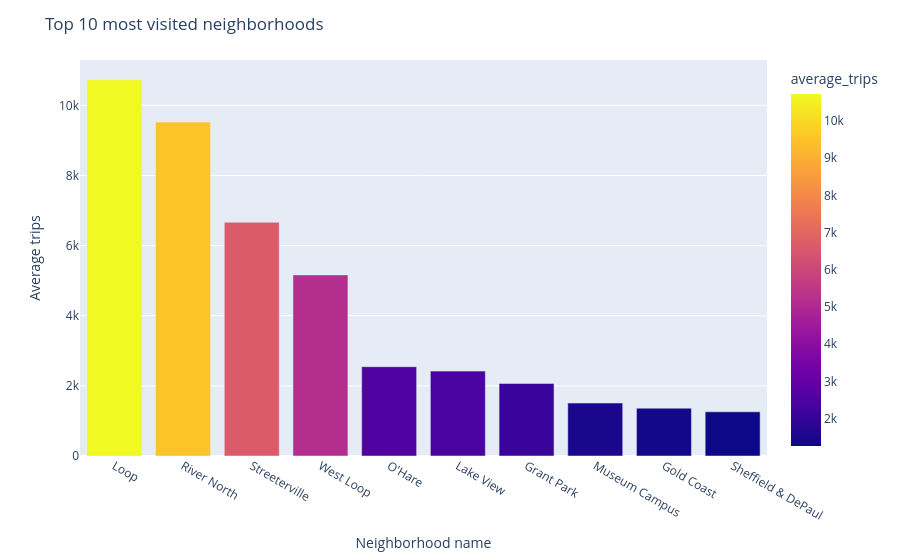

The notebook cell this image was saved under:
### Code cell
#Criando gráfico dos 10 bairros mais visitados

fig = px.bar(top10_neighborhood.head(10),
             x='dropoff_location_name',
             y='average_trips',
            color='average_trips')
fig.update_layout(title='Top 10 most visited neighborhoods')
fig.update_layout(xaxis_title='Neighborhood name', yaxis_title='Average trips')
fig.show()

### Figure 1 — Plotly figure (JSON) as saved in the notebook; plotly's stock layout.template omitted (floating-point values rounded to 4 significant figures)
{"data": [{"hovertemplate": "dropoff_location_name=%{x}<br>average_trips=%{marker.color}<extra></extra>", "legendgroup": "", "marker": {"color": [10730.0, 9524.0, 6665.0, 5164.0, 2547.0, 2421.0, 2069.0, 1510.0, 1364.0, 1260.0], "coloraxis": "coloraxis", "pattern": {"shape": ""}}, "name": "", "orientation": "v", "showlegend": false, "textposition": "auto", "type": "bar", "x": ["Loop", "River North", "Streeterville", "West Loop", "O'Hare", "Lake View", "Grant Park", "Museum Campus", "Gold Coast", "Sheffield & DePaul"], "xaxis": "x", "y": [10730.0, 9524.0, 6665.0, 5164.0, 2547.0, 2421.0, 2069.0, 1510.0, 1364.0, 1260.0], "yaxis": "y"}], "layout": {"barmode": "relative", "coloraxis": {"colorbar": {"title": {"text": "average_trips"}}, "colorscale": [[0, "#0d0887"], [0.1111, "#46039f"], [0.2222, "#7201a8"], [0.3333, "#9c179e"], [0.4444, "#bd3786"], [0.5556, "#d8576b"], [0.6667, "#ed7953"], [0.7778, "#fb9f3a"], [0.8889, "#fdca26"], [1, "#f0f921"]]}, "legend": {"tracegroupgap": 0}, "margin": {"t": 60}, "title": {"text": "Top 10 most visited neighborhoods"}, "xaxis": {"anchor": "y", "domain": [0, 1], "title": {"text": "Neighborhood name"}}, "yaxis": {"anchor": "x", "domain": [0, 1], "title": {"text": "Average trips"}}}}
